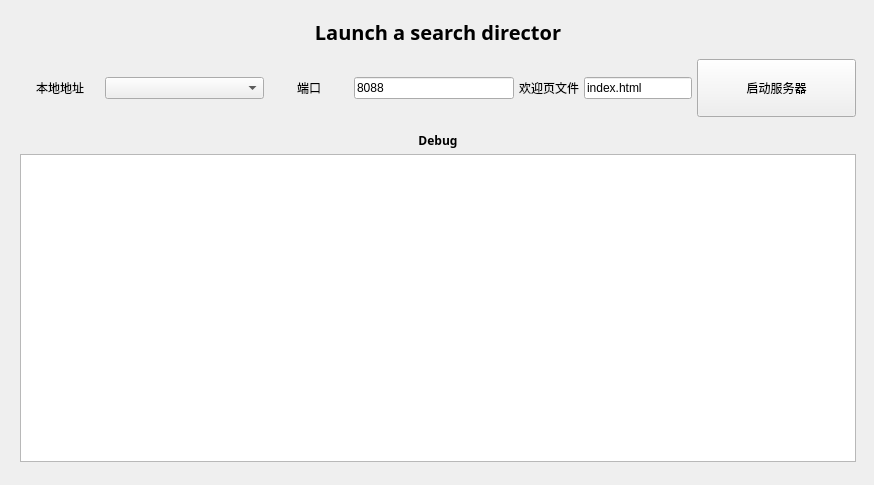
<?xml version="1.0" encoding="UTF-8"?>
<ui version="4.0">
 <class>MainWindow</class>
 <widget class="QMainWindow" name="MainWindow">
  <property name="geometry">
   <rect>
    <x>0</x>
    <y>0</y>
    <width>874</width>
    <height>485</height>
   </rect>
  </property>
  <property name="sizePolicy">
   <sizepolicy hsizetype="Fixed" vsizetype="Fixed">
    <horstretch>0</horstretch>
    <verstretch>0</verstretch>
   </sizepolicy>
  </property>
  <property name="windowTitle">
   <string>MainWindow</string>
  </property>
  <widget class="QWidget" name="centralWidget">
   <widget class="QWidget" name="widget_exp8_4" native="true">
    <property name="geometry">
     <rect>
      <x>10</x>
      <y>10</y>
      <width>856</width>
      <height>462</height>
     </rect>
    </property>
    <layout class="QVBoxLayout" name="verticalLayout_19" stretch="1,2,10">
     <property name="spacing">
      <number>5</number>
     </property>
     <property name="leftMargin">
      <number>5</number>
     </property>
     <property name="topMargin">
      <number>5</number>
     </property>
     <property name="rightMargin">
      <number>5</number>
     </property>
     <property name="bottomMargin">
      <number>5</number>
     </property>
     <item>
      <widget class="QLabel" name="label_54">
       <property name="font">
        <font>
         <family>汉仪旗黑 90S</family>
         <pointsize>15</pointsize>
         <bold>true</bold>
        </font>
       </property>
       <property name="text">
        <string>&lt;html&gt;&lt;head/&gt;&lt;body&gt;&lt;p&gt;Launch a search director&lt;/p&gt;&lt;/body&gt;&lt;/html&gt;</string>
       </property>
       <property name="alignment">
        <set>Qt::AlignCenter</set>
       </property>
      </widget>
     </item>
     <item>
      <widget class="QWidget" name="widget_controller" native="true">
       <layout class="QHBoxLayout" name="horizontalLayout_23" stretch="1,2,1,2,0,0,2">
        <property name="spacing">
         <number>5</number>
        </property>
        <property name="leftMargin">
         <number>5</number>
        </property>
        <property name="topMargin">
         <number>5</number>
        </property>
        <property name="rightMargin">
         <number>5</number>
        </property>
        <property name="bottomMargin">
         <number>5</number>
        </property>
        <item>
         <widget class="QLabel" name="label_55">
          <property name="text">
           <string>&lt;html&gt;&lt;head/&gt;&lt;body&gt;&lt;p&gt;本地地址&lt;/p&gt;&lt;/body&gt;&lt;/html&gt;</string>
          </property>
          <property name="alignment">
           <set>Qt::AlignCenter</set>
          </property>
         </widget>
        </item>
        <item>
         <widget class="QComboBox" name="comboBox_localIp"/>
        </item>
        <item>
         <widget class="QLabel" name="label_56">
          <property name="text">
           <string>&lt;html&gt;&lt;head/&gt;&lt;body&gt;&lt;p&gt;端口&lt;/p&gt;&lt;/body&gt;&lt;/html&gt;</string>
          </property>
          <property name="alignment">
           <set>Qt::AlignCenter</set>
          </property>
         </widget>
        </item>
        <item>
         <widget class="QLineEdit" name="lineEdit_port">
          <property name="text">
           <string>8088</string>
          </property>
         </widget>
        </item>
        <item>
         <widget class="QLabel" name="label_57">
          <property name="text">
           <string>&lt;html&gt;&lt;head/&gt;&lt;body&gt;&lt;p&gt;欢迎页文件&lt;/p&gt;&lt;/body&gt;&lt;/html&gt;</string>
          </property>
          <property name="alignment">
           <set>Qt::AlignCenter</set>
          </property>
         </widget>
        </item>
        <item>
         <widget class="QLineEdit" name="lineEdit_fileName">
          <property name="text">
           <string>index.html</string>
          </property>
         </widget>
        </item>
        <item>
         <widget class="QPushButton" name="pushButton_start">
          <property name="sizePolicy">
           <sizepolicy hsizetype="Minimum" vsizetype="Expanding">
            <horstretch>0</horstretch>
            <verstretch>0</verstretch>
           </sizepolicy>
          </property>
          <property name="text">
           <string>启动服务器</string>
          </property>
         </widget>
        </item>
       </layout>
      </widget>
     </item>
     <item>
      <widget class="QWidget" name="widget_debug" native="true">
       <layout class="QVBoxLayout" name="verticalLayout_20">
        <property name="spacing">
         <number>5</number>
        </property>
        <property name="leftMargin">
         <number>5</number>
        </property>
        <property name="topMargin">
         <number>5</number>
        </property>
        <property name="rightMargin">
         <number>5</number>
        </property>
        <property name="bottomMargin">
         <number>5</number>
        </property>
        <item>
         <widget class="QLabel" name="label_58">
          <property name="font">
           <font>
            <family>汉仪旗黑 90S</family>
            <bold>true</bold>
           </font>
          </property>
          <property name="text">
           <string>&lt;html&gt;&lt;head/&gt;&lt;body&gt;&lt;p&gt;Debug&lt;/p&gt;&lt;/body&gt;&lt;/html&gt;</string>
          </property>
          <property name="alignment">
           <set>Qt::AlignCenter</set>
          </property>
         </widget>
        </item>
        <item>
         <widget class="QTextBrowser" name="textBrowser_debug"/>
        </item>
       </layout>
      </widget>
     </item>
    </layout>
   </widget>
  </widget>
 </widget>
 <layoutdefault spacing="6" margin="11"/>
 <resources/>
 <connections/>
</ui>
